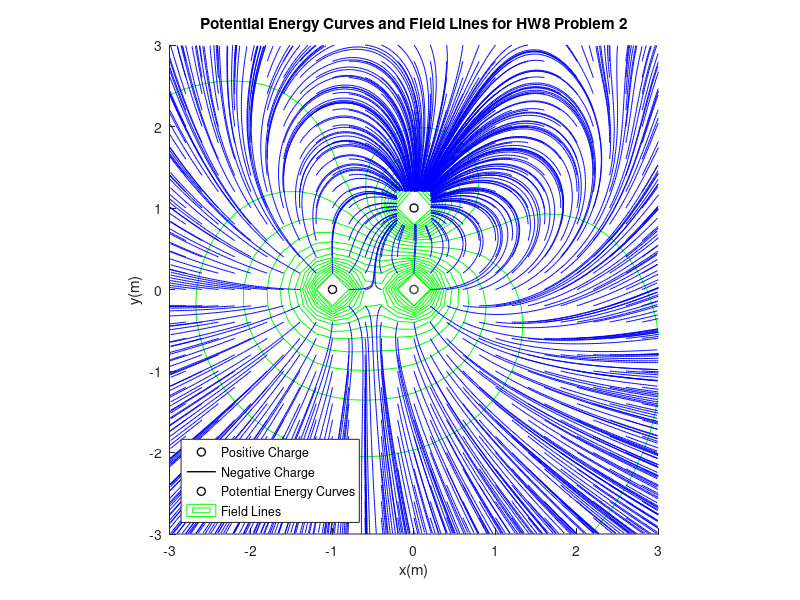

MATLAB code for this plot:
%HW8 Problem1
% File: HW8_Prob2_brasmuse.m
% Date: 3/26 2021
% By: Benjamin Rasmusen
% Brasmuse
% Section: 2
% Team: 16
% 
% ELECTRONIC SIGNATURE
% Benjamin rasmusen
% 
% The electronic signature above indicates that the program
% submitted for evaluation is my individual work. I have
% a general understanding of all aspects of its development
% and execution.
% 
% 3 points give off an electric field and also electrical potential energy.
%This program will map them on a graph.

% ---------------------------------------------------
%   Inputs
% ---------------------------------------------------
clc
clear 

x = [-3.0:0.2:3.0];
y= [-3.0:0.2:3.0];


[X,Y] = meshgrid(x,y);
V = 27000*(-1./((X.^2+Y.^2).^.5)-1./(((x+1).^2+Y.^2).^.5)+1./((X.^2+(Y-1).^2).^.5));
hold on
plot(-1,0,'o','MarkerEdgeColor',"Black","Linewidth",1);
viscircles([0,0],0.05,'Color','Black',"Linewidth",1);
plot(0,1,'o','MarkerEdgeColor',"Black","Linewidth",1);
contour(X,Y,V,25,'g');
axis equal

Xcomp = 27000*((X)./((X.^2+Y.^2).^1.5)+(X+1)./(((x+1).^2+Y.^2).^1.5)+(-X)./((X.^2+(Y-1).^2).^1.5));
Ycomp = 27000*((Y)./((X.^2+Y.^2).^1.5)+(Y)./(((x+1).^2+Y.^2).^1.5)+(1-Y)./((X.^2+(Y-1).^2).^1.5));
%quiver(X,Y,Xcomp,Ycomp,'filled');
streamline(X,Y,Xcomp,Ycomp,X,Y)

xlabel("x(m)")
ylabel("y(m)")
title("Potential Energy Curves and Field Lines for HW8 Problem 2")
legend({"Positive Charge", "Negative Charge", "Potential Energy Curves", "Field Lines"}, "location", "southwest");
